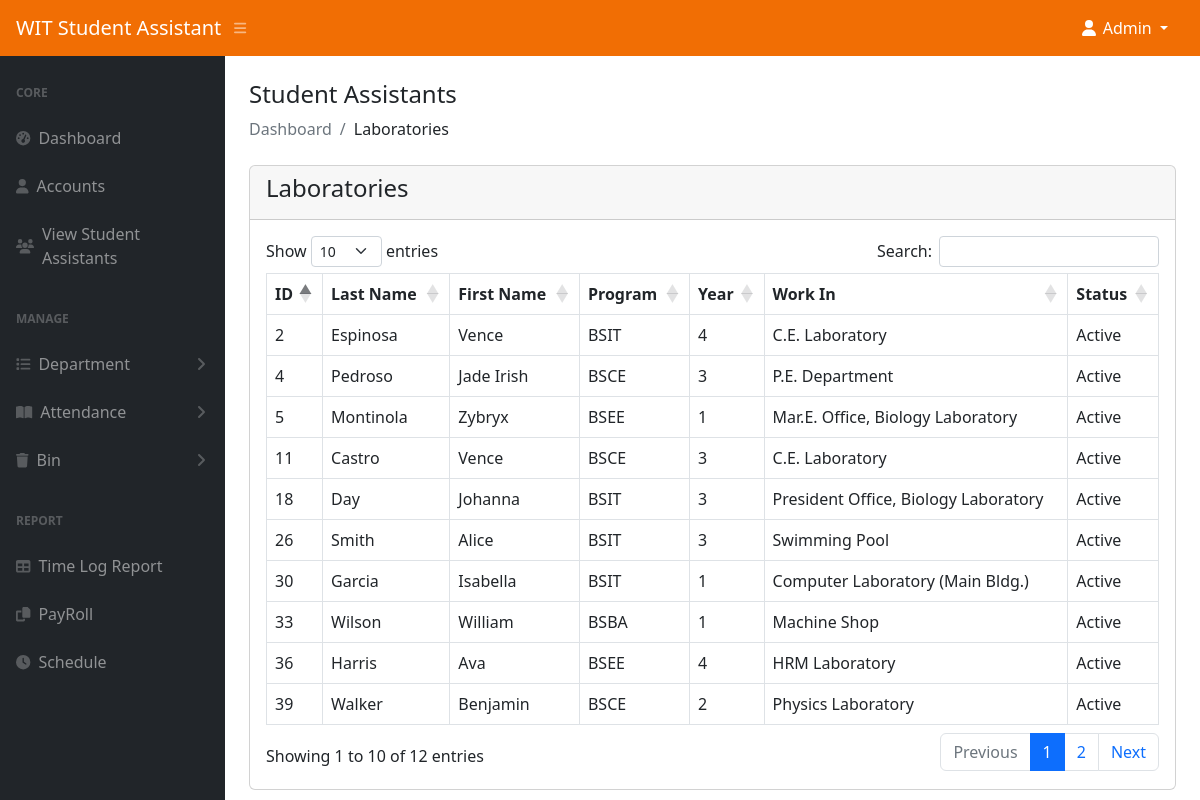
/admin/laboratories.php (signed in), run on the app's committed database.
### tables this page shows
CREATE TABLE `student_assistant` (
  `id` int(11) NOT NULL,
  `last_name` varchar(50) NOT NULL,
  `first_name` varchar(50) NOT NULL,
  `program` varchar(100) NOT NULL,
  `year` int(11) NOT NULL,
  `work` varchar(255) NOT NULL,
  `fingerprint_id` int(11) DEFAULT NULL,
  `image` text DEFAULT NULL,
  `status` tinyint(1) NOT NULL DEFAULT 0 COMMENT '0-visible,1=hidden,2=deleted',
  `age` int(11) NOT NULL,
  `sex` varchar(100) NOT NULL,
  `civil_status` varchar(100) NOT NULL,
  `date_of_birth` varchar(100) NOT NULL,
  `city_address` text NOT NULL,
  `contact_no1` varchar(15) NOT NULL,
  `contact_no2` varchar(15) NOT NULL,
  `contact_no3` varchar(15) NOT NULL,
  `province_address` text NOT NULL,
  `guardian` varchar(100) NOT NULL,
  `honor_award` text NOT NULL,
  `past_scholar` varchar(100) NOT NULL,
  `present_scholar` varchar(999) NOT NULL,
  `work_experience` text NOT NULL,
  `special_talent` text NOT NULL,
  `out_name1` varchar(100) DEFAULT NULL,
  `comp_add1` varchar(255) DEFAULT NULL,
  `cn1` varchar(20) DEFAULT NULL,
  `out_name2` varchar(100) DEFAULT NULL,
  `comp_add2` varchar(255) DEFAULT NULL,
  `cn2` varchar(20) DEFAULT NULL,
  `out_name3` varchar(100) DEFAULT NULL,
  `comp_add3` varchar(255) DEFAULT NULL,
  `cn3` varchar(20) DEFAULT NULL,
  `from_wit1` varchar(100) DEFAULT NULL,
  `comp_add4` varchar(255) DEFAULT NULL,
  `cn4` varchar(20) DEFAULT NULL,
  `from_wit2` varchar(100) DEFAULT NULL,
  `comp_add5` varchar(255) DEFAULT NULL,
  `cn5` varchar(20) DEFAULT NULL,
  `from_wit3` varchar(100) DEFAULT NULL,
  `comp_add6` varchar(255) DEFAULT NULL,
  `cn6` varchar(20) DEFAULT NULL,
  `fathers_name` varchar(100) DEFAULT NULL,
  `fathers_occ` varchar(100) DEFAULT NULL,
  `fathers_income` decimal(10,2) DEFAULT NULL,
  `mothers_name` varchar(100) DEFAULT NULL,
  `mothers_occ` varchar(100) DEFAULT NULL,
  `mothers_income` decimal(10,2) DEFAULT NULL,
  `siblings` text DEFAULT NULL
);

### admin/laboratories.php (the view, shortened to what this page needs)
<?php
include('authentication.php');
include('includes/header.php');
?>
<div class="container-fluid px-4">
    <h4 class="mt-4">Student Assistants</h4>
    <ol class="breadcrumb mb-4">
        <li class="breadcrumb-item active">Dashboard</li>
        <li class="breadcrumb-item">Laboratories</li>
    </ol>
    <div class="row">
        <div class="col-md-12">
            <div class="card">
                <div class="card-header">
                    <h4>Laboratories</h4>
                </div>
                <div class="card-body">
                    <table id="myTable"class="table table-bordered">
                        <thead>
                            <tr>
                                <th>ID</th>
                                <th>Last Name</th>
                                <th>First Name</th>
                                <th>Program</th>
                                <th>Year</th>
                                <th>Work In</th>
                                <th>Status</th>
                            </tr>
                        </thead>
                        <tbody>
                            <?php
                            $query = "
                           SELECT sa.*, w.work_name
                           FROM student_assistant sa
                           JOIN work w
                           ON sa.work LIKE CONCAT('%', w.work_name, '%')
                           WHERE w.type = 'Laboratory';
                       ";
                            $query_run = mysqli_query($con, $query);
                            if (mysqli_num_rows($query_run) > 0) {
                                foreach ($query_run as $row) {
                            ?>
                                    <tr>
                                        <td><?= $row['id']; ?></td>
                                        <td><?= $row['last_name']; ?></td>
                                        <td><?= $row['first_name']; ?></td>
                                        <td><?= $row['program']; ?></td>
                                        <td><?= $row['year']; ?></td>
                                        <td><?= $row['work']; ?></td>
                                        <td>Active</td>
                                    <?php
                                }
                            } else {
                                    ?>
                                    <tr>
                                        <td colspan="6">No Record Found</td>
                                    </tr>
                                <?php
                            }
                                ?>
                        </tbody>
                    </table>
                </div>
            </div>
        </div>
    </div>
</div>
<?php
include('includes/scripts.php');
?>

### data on the page
student_assistant: id "36", last_name "Harris", first_name "Ava", program "BSEE", year "4", work "HRM Laboratory"
student_assistant: id "5", last_name "Montinola", first_name "Zybryx", program "BSEE", year "1", work "Mar.E. Office, Biology Laboratory"
student_assistant: id "18", last_name "Day", first_name "Johanna", program "BSIT", year "3", work "President Office, Biology Laboratory"
student_assistant: id "39", last_name "Walker", first_name "Benjamin", program "BSCE", year "2", work "Physics Laboratory"
student_assistant: id "4", last_name "Pedroso", first_name "Jade Irish", program "BSCE", year "3", work "P.E. Department"
student_assistant: id "33", last_name "Wilson", first_name "William", program "BSBA", year "1", work "Machine Shop"
student_assistant: id "30", last_name "Garcia", first_name "Isabella", program "BSIT", year "1", work "Computer Laboratory (Main Bldg.)"
student_assistant: id "2", last_name "Espinosa", first_name "Vence", program "BSIT", year "4", work "C.E. Laboratory"
student_assistant: id "11", last_name "Castro", first_name "Vence", program "BSCE", year "3", work "C.E. Laboratory"
student_assistant: id "26", last_name "Smith", first_name "Alice", program "BSIT", year "3", work "Swimming Pool"
